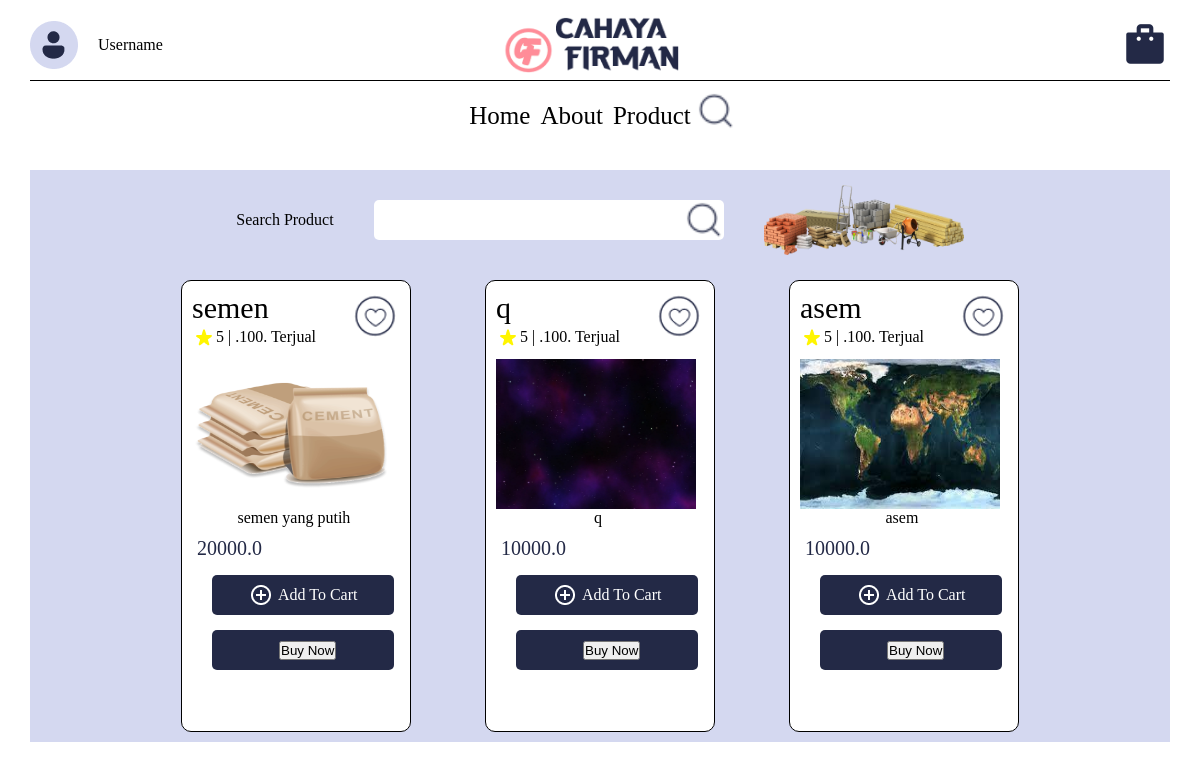
Page /products on the committed database.
### models/product.py (models this page shows)
class Barang(db.Model):
    id = db.Column(db.Integer, primary_key=True)
    name = db.Column(db.String(100))
    desc = db.Column(db.String(100))
    category = db.Column(db.String(100))
    quantityInStock = db.Column(db.Integer)
    price = db.Column(db.Float)
    picture = db.Column(db.String(100))

### app.py (the view)
@app.route("/products", methods=["GET", "POST"])
def products():
    if request.method == "POST":
        product_id = request.form.get("product_id")
        flash("Product added to cart successfully")
        return redirect(url_for("products"))
    barang_list = Barang.query.all()
    return render_template("product.html", barang_list=barang_list)

### templates/product.html (shortened to what this page needs)
<!DOCTYPE html>
<html>
<head>
    <link rel="stylesheet" type="text/css" href="{{ url_for('static', filename='css/product_style.css') }}">
</head>
<body>
    <div class="nav">
        <div class="logo">
            <div class="profile">
                <img class="logo-1" src="{{ url_for('static', filename='asset/profile_user.png') }}" alt="profile">
                <p>Username</p>
            </div>
            <img class="logo-2" src="{{ url_for('static', filename='asset/Logofirman.png') }}" alt="logo">
            <img class="bucket" src="{{ url_for('static', filename='asset/bucket.png') }}" alt="bucket">
        </div>
        <div class="navbar">
            <a href="#">Home</a>
            <a href="#">About</a>
            <a href="#">Product</a>
            <img src="{{ url_for('static', filename='asset/lucide_search.png') }}" alt="">
        </div>
    </div>
    <div class="container">
        <div class="search">
            <p>Search Product</p>
            <div class="img">
                <div class="space"></div>
                <img src="{{ url_for('static', filename='asset/lucide_search.png') }}" alt="">
            </div>
            <img class="img-1" src="{{ url_for('static', filename='asset/search_img.png') }}" alt="">
        </div>
        <div class="product">
            {% for barang in barang_list %}
            <div class="detail">
                <div class="head">
                    <div class="head-1">
                        <p class="title">{{ barang.name }}</p>
                        <div class="rating">
                            <img src="star_rating.png" alt="">
                            <p>5 | .</p>
                            <br>
                            <p>100 </p>
                            <br>
                            <p>. Terjual</p>
                        </div>
                    </div>
                    <img class="love" src="{{ url_for('static', filename='asset/lovely.png') }}" alt="">
                </div>
                <img class="item" src="{{ url_for('static', filename='unggah/' + barang.picture) }}" alt="picture">
                <p class="des">{{ barang.desc }}</p>
                <p class="price">{{ barang.price }}</p>
                <div class="btn">
                    <img src="{{ url_for('static', filename='asset/add.png') }}" alt="">
                    <p>Add To Cart</p>
                </div>
                <div class="btn">
                    <form action="/buy/{{ barang.id }}" method="POST">
                        <button type="submit">Buy Now</button>
                    </form>
                </div>
            </div>
            {% endfor %}
        </div>
    </div>
</body>
</html>

### static/css/product_style.css (style rules this page uses)
* { padding: 0; margin: 0; }
body { margin: 10px 30px; }
.nav { display: flex; flex-direction: column; width: 100%; height: 150px; align-items: center; }
.nav .logo { width: 100%; display: flex; justify-content: space-between; flex-direction: row; border-bottom: 1px solid #000; }
.profile { margin: 10px 0px; display: flex; align-items: center; width: 30px; }
.profile img { margin: 0px 20px 0px 0px; align-items: center; }
.nav .logo img.logo-2 { width: 180px; height: 70px; }
.nav .logo img.bucket { margin: 10px 0px 0px 0px; width: 50px; height: 50px; }
.nav .navbar { display: flex; flex-direction: row; height: 400px; width: 100%; margin: 10px 0px 20px 0px; justify-content: center; }
.nav .navbar a { display: flex; justify-content: center; align-items: center; font-size: 20px; margin: 0px 5px; text-decoration: none; font-size: 25px; color: #000; }
.navbar img { width: 40px; height: 40px; }
.container { margin-top: 10px; background-color: #D4D8F0; }
.container .search { margin-top: 0px; display: flex; align-items: center; width: 100%; justify-content: center; }
.search .img { margin: 30px 40px; border-radius: 5px; display: flex; justify-content: flex-end; width: 350px; height: 40px; background-color: white; }
.search .img .space { width: 50%; }
.search .img img { width: 50%; }
.search .img img { width: 40px; height: 40px; }
.search img.img-1 { width: 200px; height: 70px; }
.product { display: flex; width: 100%; flex-wrap: wrap; align-items: center; justify-content: center; }
.detail { flex-direction: column; background-color: white; margin: 10px 37px; width: 20%; border-radius: 10px; height: 450px; display: flex; border: 1px solid black; }
.product .detail .head { margin: 10px 10px; }
.detail .head { display: flex; justify-content: space-between; }
.detail .head img.love { width: 50px; height: 50px; }
.head .head-1 .rating { display: flex; flex-direction: row; align-items: center; }
p.title { font-size: 30px; }
img.item { margin: 0px 10px; display: flex; width: 200px; height: 150px; justify-content: center; align-items: center; }
p.des { margin-left: 15px; display: flex; width: 85%; justify-content: center; align-items: center; text-align: justify; }
p.price { color: #232946; font-size: 20px; margin-left: 15px; margin-top: 10px; }
.btn { margin-left: 30px; margin-right: 30px; margin-top: 15px; border-radius: 5px; color: white; display: flex; align-items: center; justify-content: center; width: 80%; height: 40px; background-color: #232946; }
.btn img { margin-right: 5px; }

### rows in the picture
Barang: name "semen", picture (picture), desc "semen yang putih", price "20000.0"
Barang: name "q", picture (picture), desc "q", price "10000.0"
Barang: name "asem", picture (picture), desc "asem", price "10000.0"
